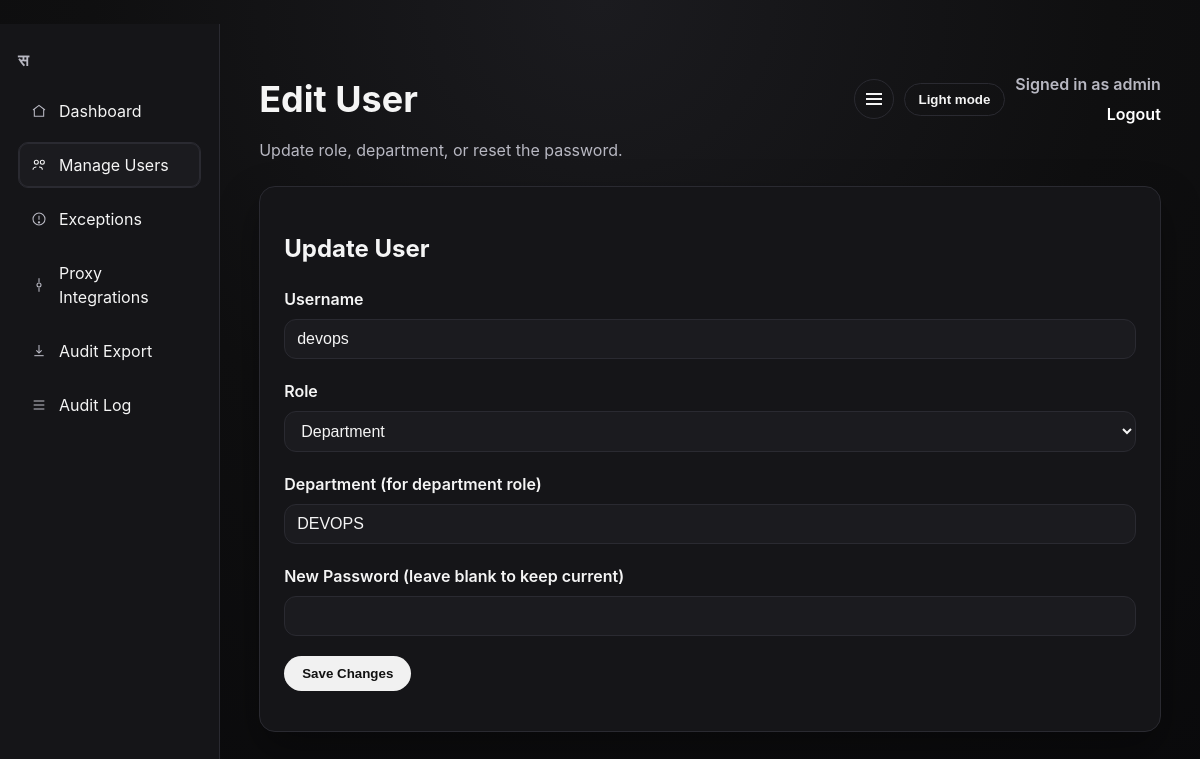
Page /admin/users/3/edit (signed in) on the committed database.
### tables this page shows
CREATE TABLE users (
        id INTEGER PRIMARY KEY AUTOINCREMENT,
        username TEXT UNIQUE NOT NULL,
        password_hash TEXT NOT NULL,
        role TEXT NOT NULL,
        department TEXT
    );

### recon/routes_admin.py (the view, shortened to what this page needs)
    @app.route("/admin/users/<int:user_id>/edit", methods=["GET", "POST"])
    def admin_user_edit(user_id: int):
        user = current_user()
        if not user or user["role"] != "admin":
            return redirect(url_for("login"))
        target = get_user_by_id(user_id)
        if not target:
            return redirect(url_for("admin_users", error="User not found."))
        error = None
        departments = []
        data = get_recon()
        if data:
            departments = sorted({row.get("department", "") for row in data["itam_rows"] if row.get("department", "")})
        return render_template(
            "admin_user_edit.html",
            user=user,
            target=target,
            error=error,
            departments=departments,
        )

### recon/auth.py (called while the page is built)
def current_user():
    user_id = session.get("user_id")
    if not user_id:
        return None
    user = get_user_by_id(user_id)
    if not user:
        return None
    return {
        "id": user["id"],
        "username": user["username"],
        "role": user["role"],
        "department": user["department"],
    }

### recon/db.py (called while the page is built)
def _ensure_core_schema(conn):
    for statement in SCHEMA_STATEMENTS:
        conn.execute(statement)
    conn.commit()

def db_connect():
    DATA_DIR.mkdir(parents=True, exist_ok=True)
    UPLOADS_DIR.mkdir(parents=True, exist_ok=True)
    conn = sqlite3.connect(DB_PATH)
    conn.row_factory = sqlite3.Row
    _ensure_core_schema(conn)
    return conn

def get_user_by_id(user_id: int):
    conn = db_connect()
    try:
        cur = conn.execute("SELECT * FROM users WHERE id = ?", (user_id,))
        return cur.fetchone()
    finally:
        conn.close()

### recon/state.py (called while the page is built)
def get_recon():
    return LAST_RECON

### templates/admin_user_edit.html (shortened to what this page needs)
﻿<!doctype html>
<html lang="en">
  <head>
    <link rel="stylesheet" href="{{ url_for('static', filename='style.css') }}?v=20260205" />
  </head>
  <body>
    <div class="layout">
      <aside class="sidebar">
        <div class="brand">&#2360;</div>
        <nav class="nav">
          <a class="nav-link" data-tooltip="Dashboard" href="{{ url_for('admin') }}">
            <svg viewBox="0 0 24 24" fill="none" stroke-width="1.6">
              <path d="M3 10.5l9-7 9 7"></path>
              <path d="M5 9.5V20h14V9.5"></path>
            </svg>
            <span class="label">Dashboard</span>
          </a>
          <a class="nav-link active" data-tooltip="Manage Users" href="{{ url_for('admin_users') }}">
            <svg viewBox="0 0 24 24" fill="none" stroke-width="1.6">
              <circle cx="8" cy="8" r="3"></circle>
              <circle cx="17" cy="8" r="3"></circle>
              <path d="M3 19c0-2.5 3-4 5-4"></path>
              <path d="M12 15c2.5 0 5 1.5 5 4"></path>
            </svg>
            <span class="label">Manage Users</span>
          </a>
          <a class="nav-link" data-tooltip="Exceptions" href="{{ url_for('admin_exceptions') }}">
            <svg viewBox="0 0 24 24" fill="none" stroke-width="1.6">
              <circle cx="12" cy="12" r="9"></circle>
              <path d="M12 7v6"></path>
              <circle cx="12" cy="17" r="1"></circle>
            </svg>
            <span class="label">Exceptions</span>
          </a>
          <a class="nav-link" data-tooltip="Proxy" href="{{ url_for('admin_proxy') }}">
            <svg viewBox="0 0 24 24" fill="none" stroke-width="1.6">
              <path d="M12 2v6"></path>
              <path d="M12 16v6"></path>
              <circle cx="12" cy="12" r="3"></circle>
            </svg>
            <span class="label">Proxy Integrations</span>
          </a>
          <a class="nav-link" data-tooltip="Audit Export" href="{{ url_for('admin_export_submissions') }}">
            <svg viewBox="0 0 24 24" fill="none" stroke-width="1.6">
              <path d="M12 3v12"></path>
              <path d="M8 11l4 4 4-4"></path>
              <path d="M5 19h14"></path>
            </svg>
            <span class="label">Audit Export</span>
          </a>
          <a class="nav-link" data-tooltip="Audit Log" href="{{ url_for('admin_audit') }}">
            <svg viewBox="0 0 24 24" fill="none" stroke-width="1.6">
              <path d="M4 6h16"></path>
              <path d="M4 12h16"></path>
              <path d="M4 18h16"></path>
            </svg>
            <span class="label">Audit Log</span>
          </a>
        </nav>
      </aside>
      <main class="page">
      <header class="hero row">
        <div>
          <h1>Edit User</h1>
          <p>Update role, department, or reset the password.</p>
        </div>
        <div class="toolbar">
          <button type="button" class="sidebar-toggle" data-sidebar-toggle aria-label="Toggle sidebar">
            <span class="icon-bars" aria-hidden="true"></span>
          </button>
          <button type="button" class="theme-toggle" data-theme-toggle>Light mode</button>
          <div class="user">
            <span>Signed in as {{ user.username }}</span>
            <a href="{{ url_for('logout') }}">Logout</a>
          </div>
        </div>
      </header>
      <section class="card">
        <h2>Update User</h2>
        <form method="post" class="form">
          <label class="field">
            <span>Username</span>
            <input type="text" name="username" value="{{ target.username }}" required />
          </label>
          <label class="field">
            <span>Role</span>
            <select name="role" required>
              <option value="department" {% if target.role == 'department' %}selected{% endif %}>Department</option>
            </select>
          </label>
          <label class="field">
            <span>Department (for department role)</span>
            <input type="text" name="department" value="{{ target.department or '' }}" list="dept-options" />
          </label>
          <label class="field">
            <span>New Password (leave blank to keep current)</span>
            <input type="password" name="password" />
          </label>
          <button type="submit">Save Changes</button>
        </form>
      </section>
      </main>
    </div>
  </body>
</html>

### static/style.css (style rules this page uses)
* { box-sizing: border-box; }
body { margin: 0; font-family: "Geist", "Inter", "Segoe UI", sans-serif; color: var(--text); background: radial-gradient(circle at top, #1b1b1f 0%, #0f0f10 50%, #0a0a0c 100%); min-height: 100vh; line-height: 1.5; }
.page { width: min(1100px, 92%); margin: 0 auto; padding: 48px 0 64px; }
.layout { display: grid; grid-template-columns: 220px 1fr; min-height: 100vh; }
.sidebar { background: var(--card); border-right: 1px solid var(--border); padding: 24px 18px; position: sticky; top: 0; height: 100vh; }
.brand { font-weight: 700; letter-spacing: 0.08em; text-transform: uppercase; color: var(--muted); margin-bottom: 16px; }
.nav { display: grid; gap: 8px; }
.nav-link { text-decoration: none; color: var(--text); padding: 10px 12px; border-radius: 10px; border: 1px solid transparent; display: grid; grid-template-columns: 18px 1fr; align-items: center; gap: 10px; position: relative; }
.nav-link.active { background: var(--card-alt); border-color: var(--border); box-shadow: inset 0 0 0 1px var(--border); }
.nav-link { position: relative; }
.sidebar, .layout { transition: grid-template-columns 0.2s ease, padding 0.2s ease; }
.sidebar-toggle { border: 1px solid var(--border); border-radius: 999px; width: 40px; height: 40px; padding: 0; font-weight: 600; background: var(--ghost-bg); color: var(--text); cursor: pointer; display: inline-flex; align-items: center; justify-content: center; }
.icon-bars { display: inline-block; width: 16px; height: 2px; background: var(--text); position: relative; }
.icon-bars::before, .icon-bars::after { content: ""; position: absolute; left: 0; width: 16px; height: 2px; background: var(--text); }
.icon-bars::before { top: -5px; }
.icon-bars::after { top: 5px; }
.nav-link .label { display: inline-block; }
.nav-link svg { width: 16px; height: 16px; stroke: var(--muted); }
.nav-link.active svg { stroke: var(--text); }
.hero { margin-bottom: 24px; }
.hero.row { display: flex; align-items: flex-start; justify-content: space-between; gap: 16px; }
.hero h1 { font-size: clamp(2rem, 3vw, 3rem); margin: 0 0 12px; }
.hero p { margin: 0; color: var(--muted); max-width: 760px; }
.toolbar { display: flex; gap: 10px; align-items: center; justify-content: flex-end; }
.user { text-align: right; font-weight: 600; color: var(--muted); display: grid; gap: 6px; }
.user a { color: var(--accent); text-decoration: none; }
.card { background: var(--card); border: 1px solid var(--border); border-radius: 16px; padding: 24px; margin-bottom: 24px; box-shadow: 0 18px 40px rgba(0, 0, 0, 0.35); }
.form { display: grid; gap: 20px; }
.field { display: grid; gap: 8px; font-weight: 600; }
input[type="file"], input[type="text"], input[type="password"], input[type="search"], select { padding: 10px 12px; border: 1px solid var(--border); border-radius: 12px; background: var(--card-alt); font-size: 1rem; color: var(--text); }
button { width: fit-content; padding: 10px 18px; border: none; border-radius: 999px; font-weight: 600; background: var(--btn-bg); color: var(--btn-text); cursor: pointer; transition: background 0.2s ease; }
.theme-toggle { border: 1px solid var(--border); border-radius: 999px; padding: 8px 14px; font-weight: 600; background: var(--ghost-bg); color: var(--text); cursor: pointer; }

### rows in the picture
users: username "admin"
users: username "devops", role "Department", department "DEVOPS"
